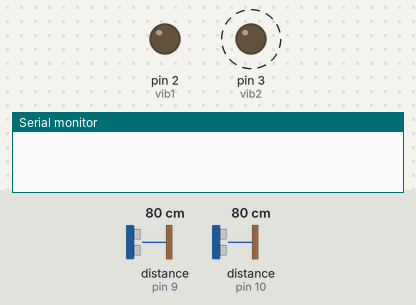
A sketch run on a simulated Arduino Uno, built with avr-gcc and run on an emulated ATmega328P. Shown: output pins drawn as LEDs (lit = HIGH), the last lines printed to the serial monitor. Wiring (inferred from the names in the program): 2 × range finder with pulse-width output: data pin 9 / data pin 10. Dashed ring = blinking. The inputs (shaded band) are chosen by the test bench; at power-on: distance to the obstacle (sensors on pin 9, pin 10) 80 cm. The echo pulse lasts 58.3 µs per cm.

Above: at 1.2 s.
1.3 s: distance to the obstacle (sensor on pin 9) set to 72 cm
At 2.5 s:
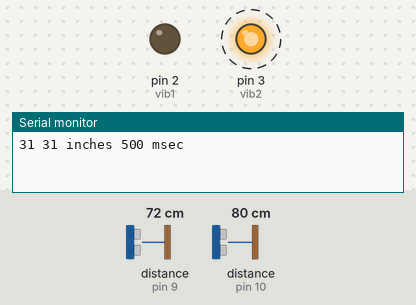
4.3 s: distance to the obstacle (sensor on pin 10) set to 72 cm
At 5.6 s:
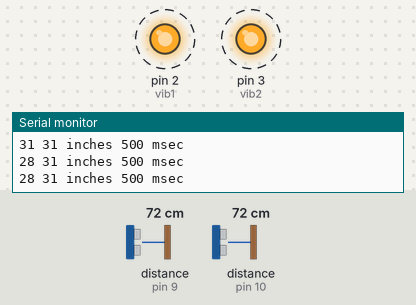
7.3 s: distance to the obstacle (sensor on pin 9) set to 120 cm
At 8.8 s:
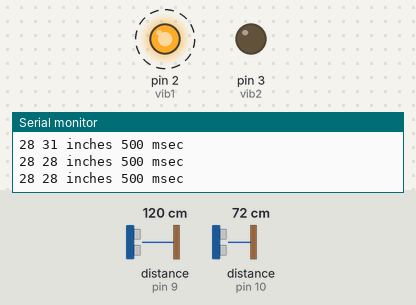
10.3 s: distance to the obstacle (sensor on pin 9) set to 2 cm
At 11.9 s:
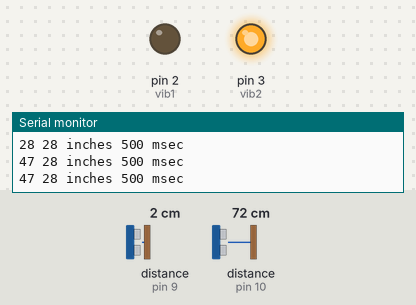
13.3 s: distance to the obstacle (sensor on pin 9) set to 64 cm
16.3 s: distance to the obstacle (sensor on pin 9) set to 69 cm
At 20.1 s:
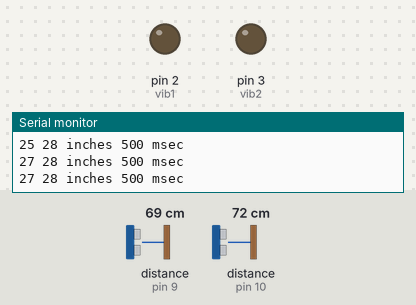
Timing chart, 0 to 20.3 s (numbered marks = the images above; inputs shaded):
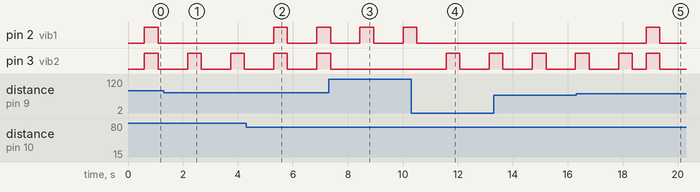

Measured:
- the behaviour switches between 77 and 76 cm on distance to the obstacle (sensor on pin 10) (found by bisection; images 1 and 2)
- the behaviour switches between 68 and 69 cm on distance to the obstacle (sensor on pin 9) (found by bisection; images 4 and 5)
- after the input at 1.3 s, pin 2 (vib1): stops changing and stays LOW
- after the input at 4.3 s, pin 2 (vib1): LOW → HIGH after 1.0 s, → LOW 0.50 s later, → HIGH 1.1 s later
- after the input at 7.3 s, pin 3 (vib2): goes on until 7.4 s, then stays LOW
- after the input at 10.3 s, pin 2 (vib1): goes on until 10.5 s, then stays LOW; pin 3 (vib2): LOW → HIGH after 1.3 s, → LOW 0.50 s later, → HIGH 1.1 s later
- after the input at 16.3 s, pin 2 (vib1): LOW → HIGH after 2.5 s, → LOW 0.50 s later

The sketch:

execute.ino
```cpp
/* SonarWatch: Wearable Technology for the Visually Impaired
   Falcon Technology
   ME 2300 - Engineering Design
   Written By Liz Miller, eamiller@wpi.edu
   --------

V1.3: Fine tuning and adjustments made to cutoff limits and vibration delays |

V1.2: Added compatibility with two sonar sensors |
  * Introduced sonar1 and sonar2
  * Left/right side object detection with left/right side vib motor output

V1.1: Increased sonar accuracy in inches | 2/23/2015
  * Simulaneous output pulses to Vib1 and Vib2
  * Pulses are based on distance readings: refer to readSonar()

V1.0: First-release | 2/22/2015
  * Initial Maxbotix PWM LV-EZ4 Code (Open-Source) Written by Bruce Allen, 7/23/2009
  * Provides basic framework support for Vib1 and Vib2 and Sonar1
  * Pinout Configuration based on Lilypad Arduino USB board
*/

//Digital pin 7 for reading in the pulse width from the MaxSonar device.
//This variable is a constant because the pin will not change throughout execution of this code.
const int sonar1 = 9;
const int sonar2 = 10;
const int vib1 = 2;
const int vib2 = 3;

//variables needed to store values
long inches, pulse1, pulse2, left, right;

//set ranges for reactions
int minReading = 9;
int middleReading = 12;
int maxReading = 15;
int setDelay = 0;

 /*setup
 * Input: none
 * Output: void
 * Description: configures pins to initial conditions (input/output or high/low)
 */
void setup() {

  //This opens up a serial connection to shoot the results back to the PC console
  Serial.begin(9600);
  pinMode(sonar1, INPUT);
  pinMode(sonar2, INPUT);
  pinMode(vib1, OUTPUT);
  pinMode(vib2, OUTPUT);
}

/*singleVibration
 * Input: motor name, delay amount(ms)
 * Output: void
 * Description: turns on and off the given vibration motor for a given duration
 */
void singleVibration(const int motor, int setDelay){
  digitalWrite(motor, HIGH);
  delay(setDelay);
  digitalWrite(motor, LOW);
  delay(setDelay);
}

/*dualVibration
 * Input: motor1 name, motor2 name, delay amount(ms)
 * Output: void
 * Description: turns on and off the given vibration motors simultaneously for a given duration
 */
void dualVibration(const int motor1, const int motor2, int setDelay){
  digitalWrite(motor1, HIGH);
  digitalWrite(motor2, HIGH);
  delay(setDelay);
  digitalWrite(motor1, LOW);
  digitalWrite(motor2, LOW);
  delay(setDelay);
}

/*runDevice
 * Input: sonar1 name, sonar2 name
 * Output: void
 * Description: reads the pulse from both of the sonar sensors and determines which side the object is on. Output to left/right/both sides depending on sensor reading.
 */
 void runDevice(const int sonarPin1, const int sonarPin2){
  int setVib=500;
  //read the pulse from the sonar
  pulse1 = pulseIn(sonarPin1, HIGH);//left
  pulse2 = pulseIn(sonarPin2, HIGH);//right
  //conversion factor 147uS per inch
  left = pulse1/147;
  right = pulse2/147;
  delay(500);

  if(left>right){//obj is closer to left
    singleVibration(vib1,setVib);
    Serial.print(left);
    Serial.print(" ");
    Serial.print(right);
    Serial.print(" inches ");
    Serial.print(setVib);
    Serial.println(" msec");
  }
  if(left<right){//obj is closer to right
    singleVibration(vib2,setVib);
    Serial.print(left);
    Serial.print(" ");
    Serial.print(right);
    Serial.print(" inches ");
    Serial.print(setVib);
    Serial.println(" msec");
  }
  if(left==right || left==right+1 || right==left+1){//obj is straight ahead
    dualVibration(vib1,vib2,setVib);
    Serial.print(left);
    Serial.print(" ");
    Serial.print(right);
    Serial.print(" inches ");
    Serial.print(setVib);
    Serial.println(" msec");
  }
}

//Continuous loop function. Required for Arduino functionality.
void loop() {
  //read the sonar sensor (and react accordingly)
  runDevice(sonar1,sonar2);
}
```
